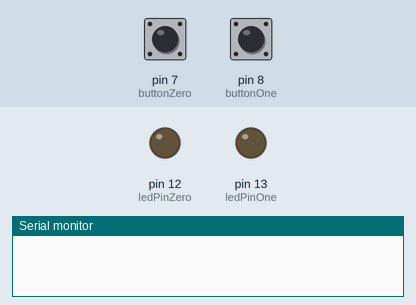
The sketch below on a simulated Arduino Uno, built with avr-gcc and run on an emulated ATmega328P. Parts: output pins drawn as LEDs (lit = HIGH), the last lines printed to the serial monitor. Dashed ring = blinking. The inputs (shaded band) are chosen by the test bench; at power-on: pin 7 (buttonZero) HIGH, pin 8 (buttonOne) HIGH.

Above: at 1.2 s.
1.3 s: pin 7 (buttonZero) pulled LOW for 0.15 s
At 1.7 s:
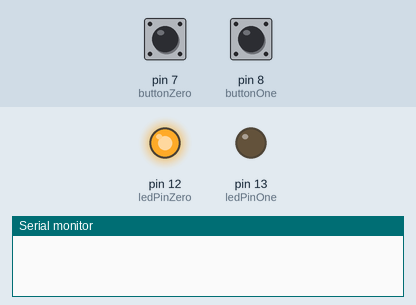
3.3 s: pin 8 (buttonOne) pulled LOW for 0.15 s
At 3.7 s:
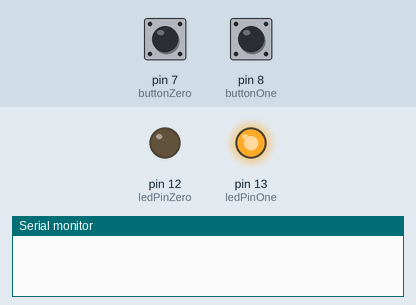
5.3 s: pin 8 (buttonOne) pulled LOW for 3.2 s
At 10.0 s:
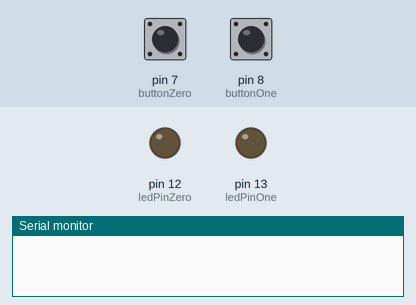
10.4 s: pin 7 (buttonZero) pulled LOW for 3.2 s
At 11.1 s:
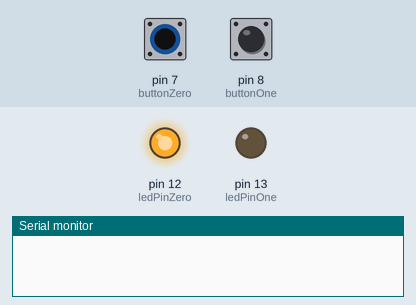
15.4 s: pin 7 (buttonZero) driven LOW and pin 8 (buttonOne) driven LOW
At 18.8 s:
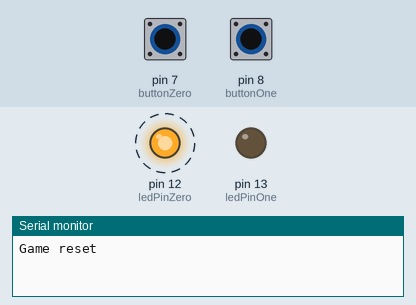
Timing chart, 0 to 19.4 s (numbered marks = the images above; inputs shaded):
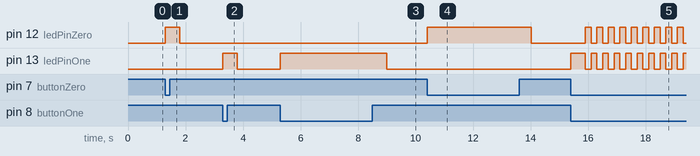

Measured:
- after the input at 1.3 s, pin 12 (ledPinZero): LOW → HIGH at once, → LOW 0.50 s later
- after the input at 3.3 s, pin 13 (ledPinOne): LOW → HIGH at once, → LOW 0.50 s later
- after the input at 5.3 s, pin 13 (ledPinOne): LOW → HIGH at once, → LOW 3.7 s later
- after the input at 10.4 s, pin 12 (ledPinZero): LOW → HIGH at once, → LOW 3.6 s later
- after the input at 15.4 s, pin 12 (ledPinZero): alternates HIGH for 0.20 s and LOW for 0.20 s, starting after 0.50 s; pin 13 (ledPinOne): LOW → HIGH at once, then repeats every 0.40 s: LOW 0.20 s, HIGH 0.20 s

The sketch:

binarypuzzle.ino
```cpp
const int buttonZero = 7;  // Pin for the button 0
const int buttonOne = 8;  // Pin for the button 1
const int ledPinZero = 12; // LED pin 0
const int ledPinOne = 13; // LED pin 1
int inputSequence[5][8] = {0};  // Array to store player's binary input
int currentIndex = 0;  // Tracks player's current input position index
int currentArray = 0;  // Tracks player's current input position array
unsigned long buttonPressStart0 = 0;
unsigned long buttonPressStart1 = 0;
const int correctSequence[5][8] = {
	{0, 1, 0, 0, 1, 1, 0, 0}, //	a
	{0, 1, 1, 0, 1, 0, 0, 1}, //	X
	{0, 1, 1, 0, 0, 1, 1, 0}, //	7
	{0, 1, 1, 0, 0, 1, 0, 1}, //	;
	{0, 0, 1, 0, 0, 0, 0, 1}  //	!
};  // Correct binary word

enum GameState { WAITING, CHECKING, SUCCESS, RESET }; // Define states
GameState state = WAITING; // Initial state

void setup() {
  pinMode(buttonZero, INPUT_PULLUP); // Set the button as input with pull-up for 0
  pinMode(buttonOne, INPUT_PULLUP); // Set the button as input with pull-up for 1
  pinMode(ledPinZero, OUTPUT);        // Set the LED pin as output 0
  pinMode(ledPinOne, OUTPUT);        // Set the LED pin as output 1
  Serial.begin(9600);             // Start serial communication at 9600 baud rate
}

void display() {
  digitalWrite(ledPinZero, LOW);
  digitalWrite(ledPinOne, LOW);
  delay(200);
  digitalWrite(ledPinZero, HIGH);
  digitalWrite(ledPinOne, HIGH);
  delay(200);
  int i = 0;
  int j = 0;
//   while(i < 5){
// //    Serial.print(correctSequence[i][j];
//     while(j < 8){

//       Serial.print(correctSequence[i][j]);
//       j++;
//       }
//       i++;
//       j=0;
//     }
Serial.println("LIFE!");
state = WAITING;
//  Serial.print(correctSequence[i][j];

}

bool checkInput() {
  for (int i = 0; i < 5; i++) {
    for (int j = 0; j < 8; j++) {
      if (inputSequence[i][j] != correctSequence[i][j]){
        return false;
      }
    }
  }
  return true;
}

void resetGame() {
  currentIndex = 0; // Resetting index to 0
  currentArray = 0; // Resetting current array
  for (int i = 0; i < 5; i++) {
    for (int j = 0; j < 8; j++) {
      inputSequence[i][j] = 0; // Clear the input sequence
    }
  }

  // Flashing LEDs to indicate reset
  for (int i = 0; i < 7; i++) {
    digitalWrite(ledPinOne, LOW);
    digitalWrite(ledPinZero, HIGH);
    delay(200);
    digitalWrite(ledPinZero, LOW);
    digitalWrite(ledPinOne, HIGH);
    delay(200);
  }

  Serial.println("Game reset");
  state = WAITING; // Transition back to WAITING state
}

bool buttonPressed = false; // Flag to track button state

void loop() {
  switch (state) {
    case WAITING:
      if (!digitalRead(buttonZero) && !digitalRead(buttonOne)) {
        resetGame();
        break;
      }

      // Check if buttonZero is pressed
      if (!digitalRead(buttonZero) && !buttonPressed) {
        digitalWrite(ledPinOne, LOW);
        digitalWrite(ledPinZero, HIGH);
        inputSequence[currentArray][currentIndex] = 0;
        // Serial.println("0");
        buttonPressStart0 = millis();
        buttonPressStart1 = 0;
        buttonPressed = true; // Set flag to true
        delay(500);
      }
      // Check if buttonOne is pressed
      else if (!digitalRead(buttonOne) && !buttonPressed) {
        digitalWrite(ledPinZero, LOW);
        digitalWrite(ledPinOne, HIGH);
        inputSequence[currentArray][currentIndex] = 1;
        // Serial.println("1");
        buttonPressStart1 = millis();
        buttonPressStart0 = 0;
        buttonPressed = true; // Set flag to true
        delay(500);
      }
      // Handle button release
      else {
        // Check if buttons are released
        if (digitalRead(buttonZero)) {
          digitalWrite(ledPinZero, LOW);
          if (buttonPressed) {
            buttonPressed = false; // Reset flag when buttonZero is released
          }
        }
        if (digitalRead(buttonOne)) {
          digitalWrite(ledPinOne, LOW);
          if (buttonPressed) {
            buttonPressed = false; // Reset flag when buttonOne is released
          }
        }
        break;
      }

      // Process next index only if a button was pressed
      currentIndex++;
      if (currentIndex == 8) {
        // for(int i = 0 ; i < 8 ; i++)
        // {
        //   Serial.print(inputSequence[currentArray][i]);
        // }
        currentIndex = 0;

        currentArray++;
      }
      if (currentArray == 5) {
        // Serial.println("CHECKINGSTAUS");
        state = CHECKING;
      }
      break;

    case CHECKING:
  //   Serial.println("hadchi li dkhel\n");
  //     for (int i = 0; i < 5; i++) {
  //   for (int j = 0; j < 8; j++) {
  //     Serial.print(inputSequence[i][j]); // Clear the input sequence
  //   }
  // }
  //   Serial.println("hadchi li dkhel\n");
  //     for (int i = 0; i < 5; i++) {
  //   for (int j = 0; j < 8; j++) {
  //     Serial.print(correctSequence[i][j]); // Clear the input sequence
  //   }
  // }
  //   Serial.println("hadchi li khasso ikoun\n");
      if (checkInput()) {
        // Serial.println("WARB7TIII");
        state = SUCCESS;
      } else {
        resetGame();
        break;
      }
      break;

    case SUCCESS:
      display();
      break;
  }
}
```
